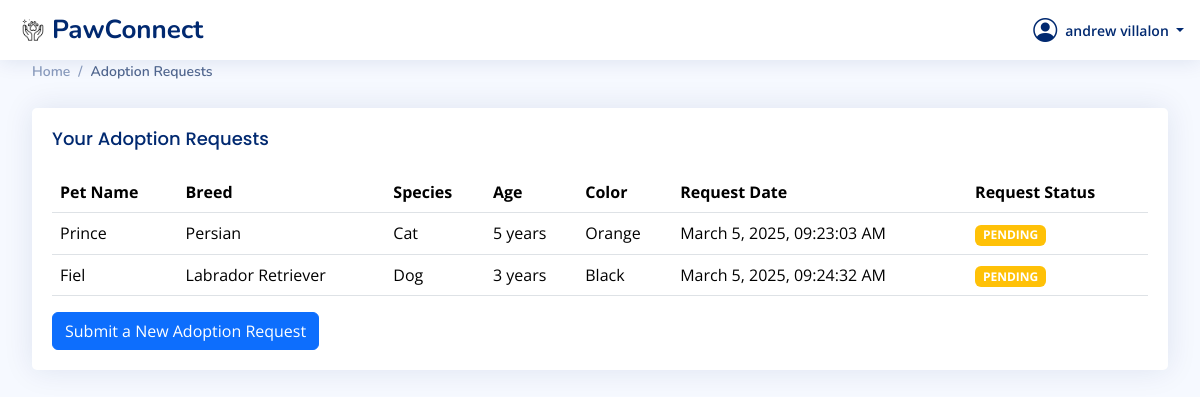
/view/users/adoptionRequest.php (signed in), run on the app's committed database.
### tables this page shows
CREATE TABLE `request_adoption` (
  `id` int(11) NOT NULL,
  `user_id` int(11) NOT NULL,
  `pet_id` int(11) NOT NULL,
  `status` enum('Pending','Approved','Rejected') DEFAULT 'Pending',
  `request_date` timestamp NOT NULL DEFAULT current_timestamp()
);

CREATE TABLE `pets` (
  `id` int(11) NOT NULL,
  `name` varchar(100) NOT NULL,
  `species` enum('Cat','Dog','Bird','Rabbit','Other') NOT NULL,
  `breed` varchar(100) DEFAULT NULL,
  `age` int(11) DEFAULT NULL,
  `gender` enum('Male','Female') NOT NULL,
  `color` varchar(50) DEFAULT NULL,
  `adoption_status` enum('Available','Adopted') DEFAULT 'Available',
  `created_at` timestamp NOT NULL DEFAULT current_timestamp()
);

### view/users/adoptionRequest.php (the view, shortened to what this page needs)
<?php
include("../../auth/authenticationForUser.php");
include("./includes/header.php");
include("./includes/topbar.php");
$userId = $_SESSION['authUser']['userId'];
?>
<main style=" display: flex; justify-content: center;  flex-direction: column; padding: 2em; ">
<div class="pagetitle">
    <h1>Your Adoption Requests</h1>
    <nav>
        <ol class="breadcrumb">
            <li class="breadcrumb-item"><a href="index.php">Home</a></li>
            <li class="breadcrumb-item active">Adoption Requests</li>
        </ol>
    </nav>
</div>
<section class="section">
    <div class="row">
        <div class="col-lg-12">
            <div class="card">
                <div class="card-body">
                    <h5 class="card-title">Your Adoption Requests</h5>
                    <table class="table datatable">
                        <thead>
                            <tr>
                                <th>Pet Name</th>
                                <th>Breed</th>
                                <th>Species</th>
                                <th>Age</th>
                                <th>Color</th>
                                <th>Request Date</th>
                                <th>Request Status</th>
                            </tr>
                        </thead>
                        <tbody>
                            <?php
                            $query = "SELECT r.id, r.pet_id, r.status, r.request_date,
                                             p.name AS pet_name, p.breed, p.species, p.age, p.color
                                      FROM request_adoption r
                                      JOIN pets p ON r.pet_id = p.id
                                      WHERE r.user_id = '$userId'";
                            $query_run = mysqli_query($conn, $query);
                            if (mysqli_num_rows($query_run) > 0) {
                                foreach ($query_run as $row) {
                                    $status = strtoupper($row['status']);
                                    $statusClass = ($status == 'PENDING') ? 'bg-warning' : ($status == 'APPROVED' ? 'bg-success' : 'bg-danger');
                            ?>
                                    <tr>
                                        <td><?= $row['pet_name']; ?></td>
                                        <td><?= $row['breed']; ?></td>
                                        <td><?= $row['species']; ?></td>
                                        <td><?= $row['age']; ?> years</td>
                                        <td><?= $row['color']; ?></td>
                                        <td><?= date('F j, Y, h:i:s A', strtotime($row['request_date'])); ?></td>
                                        <td><span class="badge <?= $statusClass; ?>"><?= $status; ?></span></td>
                                    </tr>
                            <?php
                                }
                            } else {
                                echo "<tr><td colspan='8' class='text-center'>You have not submitted any adoption requests yet.</td></tr>";
                            }
                            ?>
                        </tbody>
                    </table>
                    <a href="adoptNow.php" class="btn btn-primary">Submit a New Adoption Request</a>
                </div>
            </div>
        </div>
    </div>
</section>
</main>

### assets/css/style.css (style rules this page uses)
:root { scroll-behavior: smooth; }
body { font-family: "Open Sans", sans-serif; background: #f6f9ff; color: #444444; }
a { color: #4154f1; text-decoration: none; }
h1, h2, h3, h4, h5, h6 { font-family: "Nunito", sans-serif; }
.pagetitle { margin-bottom: 10px; }
.pagetitle h1 { font-size: 24px; margin-bottom: 0; font-weight: 600; color: #012970; }
.card { margin-bottom: 30px; border: none; border-radius: 5px; box-shadow: 0px 0 30px rgba(1, 41, 112, 0.1); }
.card-title { padding: 20px 0 15px 0; font-size: 18px; font-weight: 500; color: #012970; font-family: "Poppins", sans-serif; }
.card-body { padding: 0 20px 20px 20px; }
.breadcrumb { font-size: 14px; font-family: "Nunito", sans-serif; color: #899bbd; font-weight: 600; }
.breadcrumb a { color: #899bbd; transition: 0.3s; }
.breadcrumb .breadcrumb-item::before { color: #899bbd; }
.breadcrumb .active { color: #51678f; font-weight: 600; }

### data on the page
request_adoption: pet.name "Prince", pet.breed "Persian", pet.species "Cat", pet.age "5", pet.color "Orange", request_date "March 5, 2025, 09:23:03 AM", status "PENDING"
request_adoption: pet.name "Fiel", pet.breed "Labrador Retriever", pet.species "Dog", pet.age "3", pet.color "Black", request_date "March 5, 2025, 09:24:32 AM", status "PENDING"

### other printed values
$_SESSION['authUser']['fullName'] "andrew villalon"
